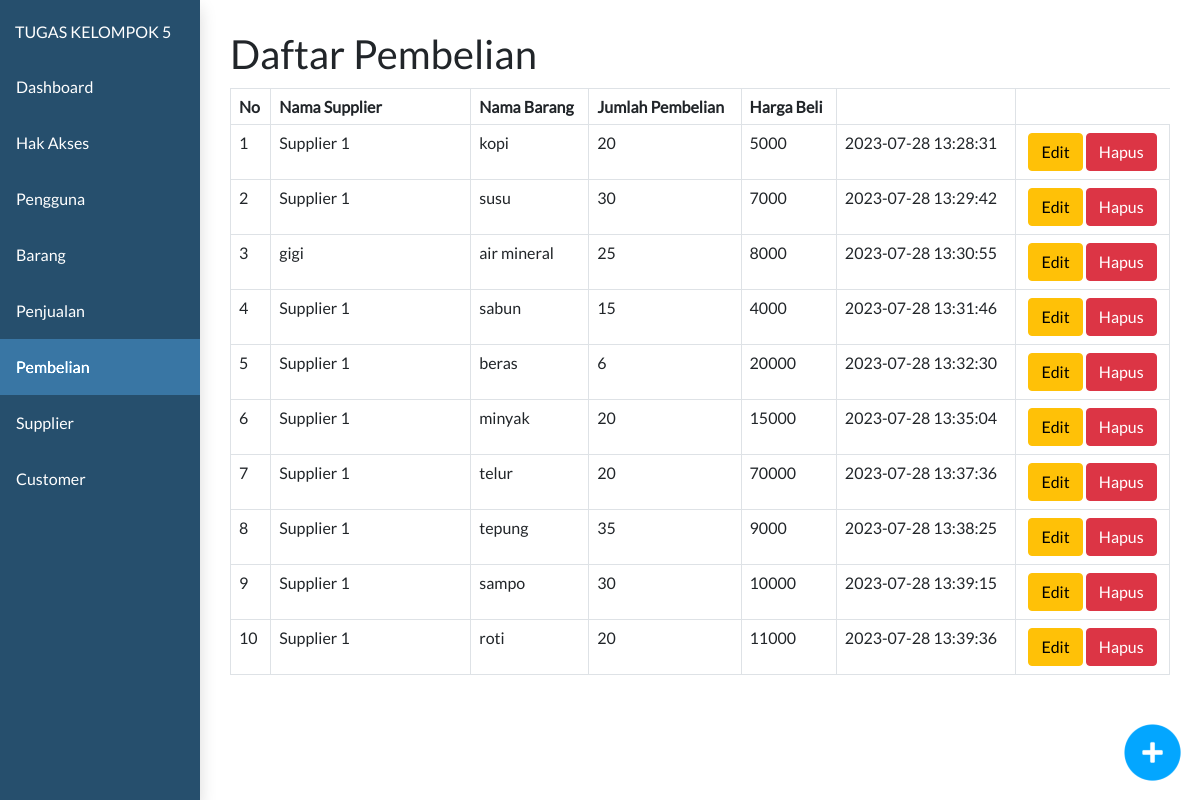
The app's page /toko/admin.php?page=pembelian&subpage=pembelian-list with its own data.
### tables this page shows
CREATE TABLE `pembelian` (
  `id_pembelian` int(11) NOT NULL,
  `jumlah_pembelian` int(11) DEFAULT NULL,
  `harga_beli` double DEFAULT NULL,
  `id_barang` int(11) DEFAULT NULL,
  `id_supplier` int(11) DEFAULT NULL,
  `created_at` timestamp NULL DEFAULT current_timestamp(),
  `updated_at` timestamp NULL DEFAULT NULL ON UPDATE current_timestamp()
);

CREATE TABLE `supplier` (
  `id_supplier` int(11) NOT NULL,
  `nama_supplier` varchar(255) DEFAULT NULL,
  `no_hp_supplier` varchar(30) DEFAULT NULL,
  `alamat_supplier` text DEFAULT NULL
);

CREATE TABLE `barang` (
  `id_barang` int(11) NOT NULL,
  `nama_barang` varchar(255) DEFAULT NULL,
  `keterangan` text DEFAULT NULL,
  `satuan` varchar(20) DEFAULT NULL,
  `id_pengguna` int(11) DEFAULT NULL
);

### toko/controller/pembelian_controller.php (called while the page is built, shortened)
<?php
require_once "controller/base_controller.php";
class PembelianController {
    function callmodel(){
        $baseController = new BaseController();
    }
    function pembelian_list(){
        $model = new model;
        $penjualan_list = $model->select3Table("pembelian", "supplier", "barang", "pembelian.id_supplier = supplier.id_supplier", "barang.id_barang = pembelian.id_barang");
        return $penjualan_list;
    }
}
?>

### toko/model/model.php (called while the page is built, shortened)
<?php
class model {
    function select3Table($table, $table2, $table3, $on, $on2){
        require "koneksi.php";
        $data = mysqli_query($connect, "SELECT * FROM (($table INNER JOIN $table2 ON $on) INNER JOIN $table3 ON $on2)");
        $dataarray = array();
            while($row = mysqli_fetch_assoc($data)){
                $dataarray[] = $row;
            }
        return $dataarray;
    }
}
?>

### toko/view/pembelian/pembelian-list.php (the view, shortened to what this page needs)
<?php
require_once "controller/pembelian_controller.php";
$pembelianController = new PembelianController();
$pembelianController->callasset();
$pembelian_list = $pembelianController->pembelian_list();
?>
<html>
<head>
</head>
<div class="clm-12 np">
  <div class="container-full" id="daftarproduk">
    <h1>Daftar Pembelian</h1>
    <table class="table table-bordered" style="margin-top:10px">
      <?php if ($pembelian_list != null) : ?>
        <thead>
          <th>No</th>
          <th>Nama Supplier</th>
          <th>Nama Barang</th>
          <th>Jumlah Pembelian</th>
          <th>Harga Beli</th>
          <th></th>
        </thead>
        <?php $no = 1;
        foreach ($pembelian_list as  $pembelian) : ?>
          <tr>
            <td><?php echo $no;
                $no++ ?></td>
            <td style="width:200px"><?php echo $pembelian['nama_supplier'] ?></td>
            <td><?php echo $pembelian['nama_barang'] ?></td>
            <td><?php echo $pembelian['jumlah_pembelian'] ?></td>
            <td><?php echo $pembelian['harga_beli'] ?></td>
            <td><?php echo $pembelian['created_at'] ?></td>
            <td class="text-center">
              <a href="submit.php?pembelian-edit=<?php echo $pembelian['id_pembelian'] ?>"><button class="btn btn-warning">Edit</button></a>
              <a href="submit.php?pembelian-delete=<?php echo $pembelian['id_pembelian'] ?>"><button class="btn btn-danger">Hapus</button></a>
            </td>
          </tr>
        <?php endforeach ?>
      <?php else : ?>
        <tr>
          <td colspan="7" style="text-align:center">Tidak Ada Data.</td>
        </tr>
      <?php endif ?>
    </table>
  </div>
</div>
<div class="fly-right">
  <a href="?page=pembelian&&subpage=pembelian-detail">
    <img src="assets/img/add_blue.png" class="flyitem" style="width:65px; height:65px;">
  </a>
</div>
</html>

### toko/assets/css/style.css (style rules this page uses)
* { font-family: 'lato'; margin: 0px; }
.clm-1, .clm-2, .clm-3, .clm-4, .clm-5, .clm-6, .clm-7, .clm-8, .clm-9, .clm-10, .clm-11, .clm-12 { float:left; padding:10px; box-sizing: border-box; }
.clm-12 { width:100%; }
.container-full { width: 100%; padding:15px;; margin-left: auto; margin-right: auto; box-sizing: border-box; float:left; }
.np { padding:0px; }
.fly-right { position: fixed; bottom:0px; right: 0px; float: left; padding: 15px; }

### records on screen
pembelian: id_supplier.nama_supplier "Supplier 1", id_barang.nama_barang "kopi", jumlah_pembelian "20", harga_beli "5000", created_at "2023-07-28 13:28:31"
pembelian: id_supplier.nama_supplier "Supplier 1", id_barang.nama_barang "susu", jumlah_pembelian "30", harga_beli "7000", created_at "2023-07-28 13:29:42"
pembelian: id_supplier.nama_supplier "gigi", id_barang.nama_barang "air mineral", jumlah_pembelian "25", harga_beli "8000", created_at "2023-07-28 13:30:55"
pembelian: id_supplier.nama_supplier "Supplier 1", id_barang.nama_barang "sabun", jumlah_pembelian "15", harga_beli "4000", created_at "2023-07-28 13:31:46"
pembelian: id_supplier.nama_supplier "Supplier 1", id_barang.nama_barang "beras", jumlah_pembelian "6", harga_beli "20000", created_at "2023-07-28 13:32:30"
pembelian: id_supplier.nama_supplier "Supplier 1", id_barang.nama_barang "minyak", jumlah_pembelian "20", harga_beli "15000", created_at "2023-07-28 13:35:04"
pembelian: id_supplier.nama_supplier "Supplier 1", id_barang.nama_barang "telur", jumlah_pembelian "20", harga_beli "70000", created_at "2023-07-28 13:37:36"
pembelian: id_supplier.nama_supplier "Supplier 1", id_barang.nama_barang "tepung", jumlah_pembelian "35", harga_beli "9000", created_at "2023-07-28 13:38:25"
pembelian: id_supplier.nama_supplier "Supplier 1", id_barang.nama_barang "sampo", jumlah_pembelian "30", harga_beli "10000", created_at "2023-07-28 13:39:15"
pembelian: id_supplier.nama_supplier "Supplier 1", id_barang.nama_barang "roti", jumlah_pembelian "20", harga_beli "11000", created_at "2023-07-28 13:39:36"
